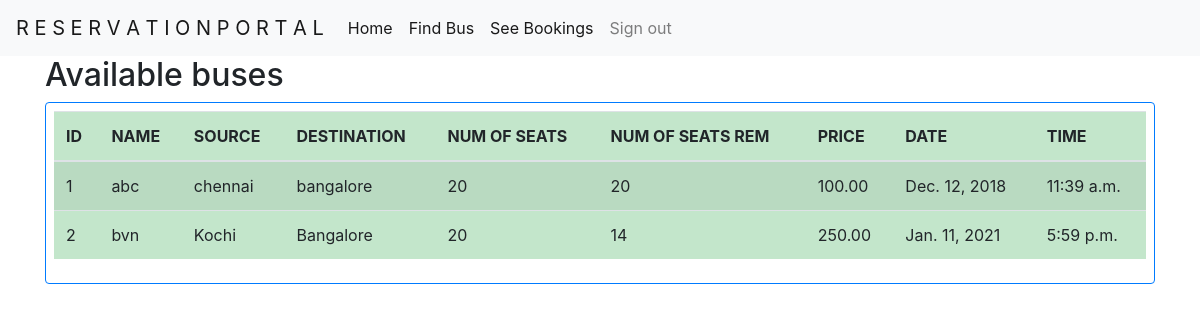
The app's page / (signed in) with its own data.
### myapp/models.py (models this page shows, shortened)
class Bus(models.Model):
    bus_name = models.CharField(max_length=30)
    source = models.CharField(max_length=30)
    dest = models.CharField(max_length=30)
    nos = models.DecimalField(decimal_places=0, max_digits=2)
    rem = models.DecimalField(decimal_places=0, max_digits=2)
    price = models.DecimalField(decimal_places=2, max_digits=6)
    date = models.DateField()
    time = models.TimeField()

### myapp/views.py (the view)
# urls.py: path('', views.home, name="home"),
def home(request):
    if request.user.is_authenticated:
        bus_list = Bus.objects.all()[:20]
        return render(request, 'myapp/home.html', locals())
    else:
        return render(request, 'myapp/signin.html')

### myapp/templates/myapp/home.html
{% extends 'myapp/base.html' %}
{% block content %}
<div class="container">
    <h2 class=''>Available buses</h2>
    <div class="border border-primary rounded p-2">
    <table class="table table-success table-striped">
        <thead>
            <th>ID</th>
            <th>NAME</th>
            <th>SOURCE</th>
            <th>DESTINATION</th>
            <th>NUM OF SEATS</th>
            <th>NUM OF SEATS REM</th>
            <th>PRICE</th>
            <th>DATE</th>
            <th>TIME</th>
        </thead>
        {% for row in bus_list %}
        <tr>
            <td>{{row.id }}</td>
            <td>{{row.bus_name}}</td>
            <td>{{row.source}}</td>
            <td>{{row.dest}}</td>
            <td>{{row.nos}}</td>
            <td>{{row.rem}}</td>
            <td>{{row.price}}</td>
            <td>{{row.date}}</td>
            <td>{{row.time}}</td>
        </tr>
        {% endfor %}
    </table>
    </div>
</div>
{% endblock %}

### myapp/templates/myapp/base.html (shortened to what this page needs)
<!doctype html>
<html lang="en">
<head>
    <link rel="stylesheet" href="https://stackpath.bootstrapcdn.com/bootstrap/4.1.3/css/bootstrap.min.css"
>
</head>
<body>
<nav class="navbar navbar-expand-lg navbar-light bg-light">
        <a class="navbar-brand" href="{% url 'home' %}">R E S E R V A T I O N   P O R T A L</a>
        <div class="collapse navbar-collapse" id="navbarNavAltMarkup">
            <div class="navbar-nav">
                <a class="nav-item nav-link active" href="{% url 'home' %}">Home <span class="sr-only">(current)</span></a>
                <a class="nav-item nav-link active" href="{% url 'findbus' %}">Find Bus</a>
                <a class="nav-item nav-link active" href="{% url 'seebookings' %}">See Bookings</a>
            </div>
            <div class="pull-right">
            <ul class="navbar-nav">
                <li class="nav-item">
                {% if request.user.is_active %}
                  <a class="nav-link navbar-right" href="{% url 'signout' %}">Sign out</a>
                {% else %}
                  <a class="nav-link navbar-right" href="{% url 'signup' %}">Sign Up</a>
                {% endif %}
                </li>
              </ul>
            </div>
    </div>
</nav>
{% block content %}
{% endblock %}
</body>
</html>

### records on screen
Bus: id "1", bus_name "abc", source "chennai", dest "bangalore", nos "20", rem "20", price "100.00", date "Dec. 12, 2018", time "11:39 a.m."
Bus: id "2", bus_name "bvn", source "Kochi", dest "Bangalore", nos "20", rem "14", price "250.00", date "Jan. 11, 2021", time "5:59 p.m."
